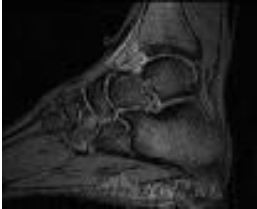
%> input picture Lab 6-P/pic.JPG, 257 x 209 px
$ octave texture.m   (GNU Octave 9; MATLAB toolbox functions it lacks are replaced by stand-ins)
%> lines starting %> are read from the running program, lines starting %| are printed output that depends on the picture; in (x1, y1, x2, y2) boxes, pixels count from 0 and x2, y2 are one past the last pixel; in counts of white or black regions, pixels touching at a corner belong together; the program's own positions count from 1
I = imread('pic.jpg');
%> I is the input picture: size 209x257x3 uint8; min 0, max 255, mean 35.7
I = rgb2gray(I);
%> I: size 209x257 uint8
figure, imshow(I)
E = entropyfilt(I);
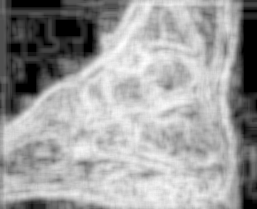
%> E: size 209x257 double; min 0, max 5.93, mean 3.69; drawn with min black and max white
Eim = mat2gray(E);
imshow(Eim);
%BW1 = imbinarize(Eim, .8);
BW1 = Eim;
imshow(BW1);
figure, imshow(I);
BWao = bwareaopen(BW1,2000);
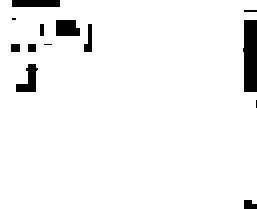
%> BWao: size 209x257 logical; 95.5% white; 13 black regions (3 under 20 px), largest, box (x1, y1, x2, y2) and area: (243, 20, 257, 92) 940, (56, 20, 80, 36) 352, (12, 0, 60, 7) 336
imshow(BWao);
nhood = true(9);
closeBWao = imclose(BWao,nhood);
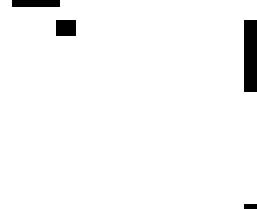
%> closeBWao: size 209x257 logical; 96.9% white; 4 black regions, box (x1, y1, x2, y2) and area: (244, 20, 257, 92) 936, (12, 0, 60, 7) 336, (56, 20, 76, 36) 320, (244, 204, 257, 209) 65
imshow(closeBWao)
roughMask = imfill(closeBWao,'holes');
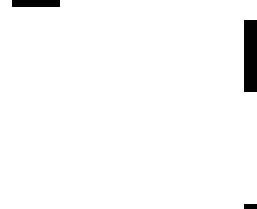
%> roughMask: size 209x257 logical; 97.5% white; 3 black regions, box (x1, y1, x2, y2) and area: (244, 20, 257, 92) 936, (12, 0, 60, 7) 336, (244, 204, 257, 209) 65
imshow(roughMask);
figure, imshow(I);
I2 = I;
I2(roughMask) = 0;
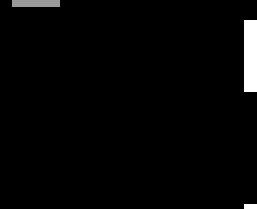
%> I2: size 209x257 uint8; min 0, max 5, mean 0.112; drawn with min black and max white
imshow(I2);
E2 = entropyfilt(I2);
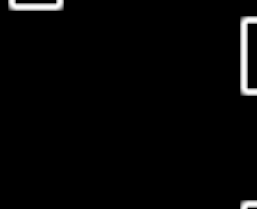
%> E2: size 209x257 double; min 0, max 1, mean 0.0203
E2im = mat2gray(E2);
imshow(E2im);
%BW2 = imbinarize(E2im);
BW2 = E2im;
imshow(BW2)
figure, imshow(I);
mask2 = bwareaopen(BW2,1000);
%> mask2: size 209x257 logical; every value is 0
imshow(mask2);
texture1 = I;
texture1(~mask2) = 0;
texture2 = I;
texture2(mask2) = 0;
imshow(texture1);
figure, imshow(texture2);
boundary = bwperim(mask2);
segmentResults = I;
segmentResults(boundary) = 255;
imshow(segmentResults);
